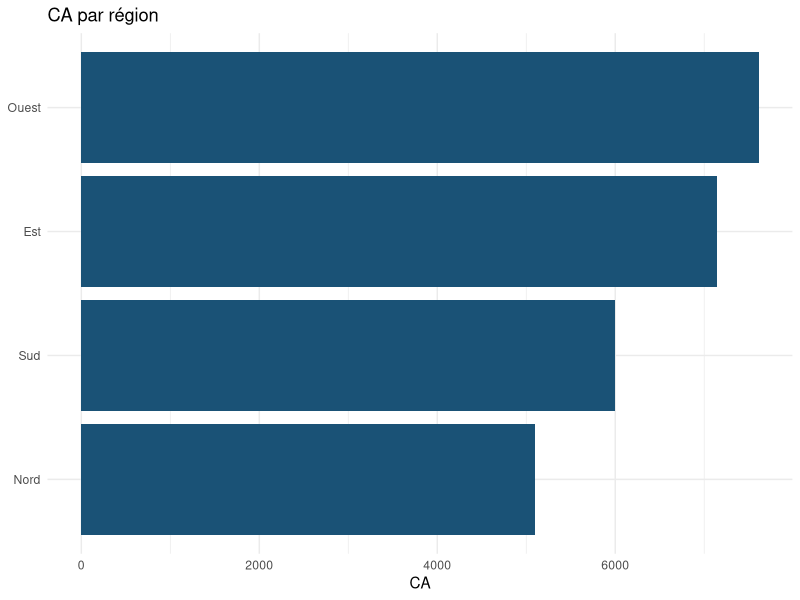
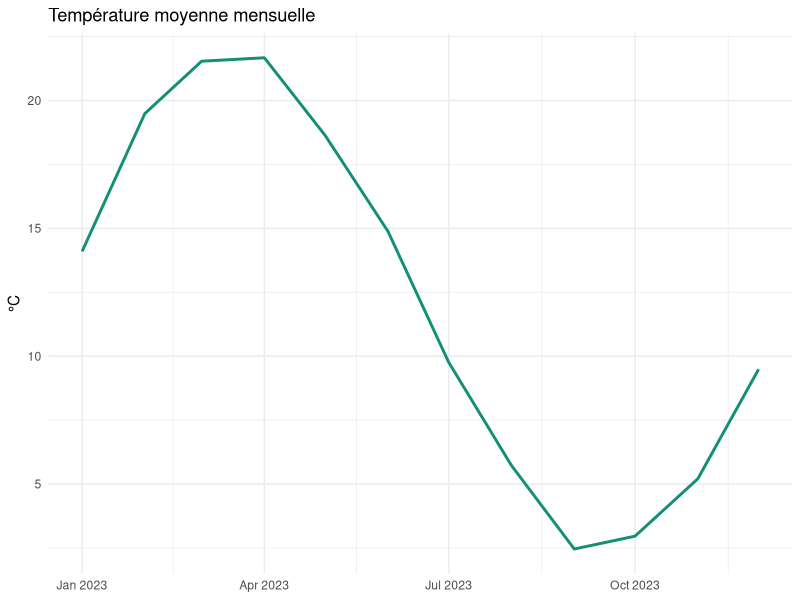
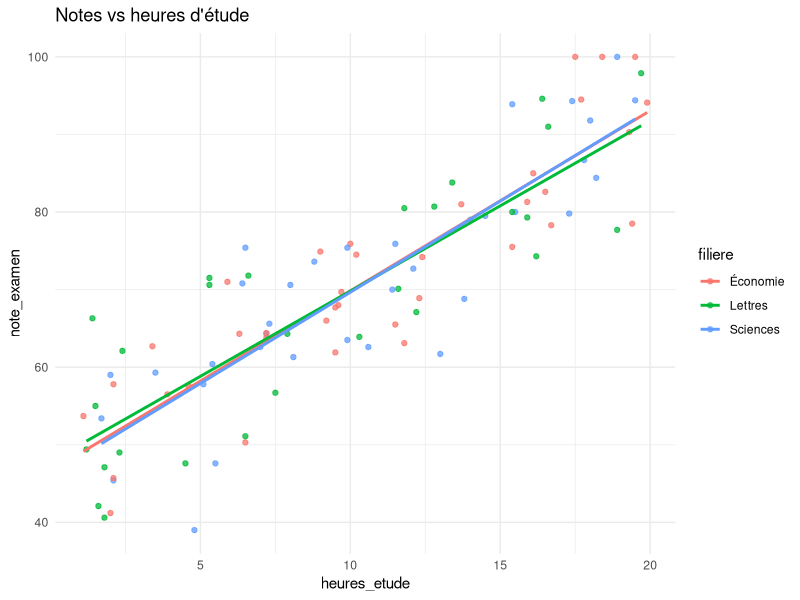
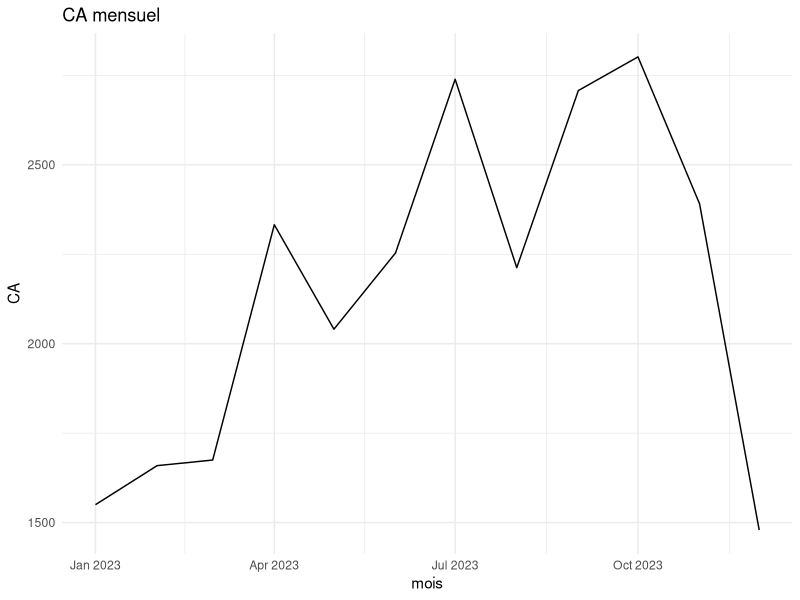

Generate these figures, in order, with R:
## ---- chunk 1
library(tidyverse)

ventes <- read_csv("data/ventes.csv", show_col_types = FALSE)
cat("Doublons :", sum(duplicated(ventes)), "\n")
cat("NA region :", sum(is.na(ventes$region)), "\n")

ventes_c <- ventes |>
  distinct() |>
  filter(!is.na(region), !is.na(quantite))

ca_region <- ventes_c |>
  group_by(region) |>
  summarise(ca = sum(montant), n = n(), .groups = "drop") |>
  arrange(desc(ca))
ca_region

ggplot(ca_region, aes(reorder(region, ca), ca)) +
  geom_col(fill = "#1a5276") +
  coord_flip() +
  labs(title = "CA par région", x = NULL, y = "CA") +
  theme_minimal()
## ---- chunk 2
demo <- read_csv("data/demographie.csv", show_col_types = FALSE)

# Aberrants évidents
demo |> filter(age > 100 | revenu_mensuel > 20000)

demo_c <- demo |>
  filter(age >= 18, age <= 100, revenu_mensuel < 20000)

demo_c |>
  group_by(ville, sexe) |>
  summarise(
    n = n(),
    age_moy = mean(age),
    revenu_med = median(revenu_mensuel),
    .groups = "drop"
  ) |>
  head(10)

demo_c |>
  count(sexe, niveau_etudes) |>
  pivot_wider(names_from = sexe, values_from = n, values_fill = 0)
## ---- chunk 3
meteo <- read_csv("data/meteo.csv", show_col_types = FALSE) |>
  mutate(date = as.Date(date), mois = floor_date(date, "month"))

mensuel <- meteo |>
  group_by(mois) |>
  summarise(
    temp = mean(temperature_c),
    pluie = sum(precipitations_mm),
    .groups = "drop"
  )

ggplot(mensuel, aes(mois, temp)) +
  geom_line(color = "#148f77", linewidth = 1) +
  labs(title = "Température moyenne mensuelle", x = NULL, y = "°C") +
  theme_minimal()

cor(meteo$temperature_c, meteo$humidite_pct)
## ---- chunk 4
library(broom)
etudes <- read_csv("data/etudes_notes.csv", show_col_types = FALSE)

mod <- lm(note_examen ~ heures_etude + filiere, data = etudes)
tidy(mod)
glance(mod) |> select(r.squared, adj.r.squared, sigma)

ggplot(etudes, aes(heures_etude, note_examen, color = filiere)) +
  geom_point(alpha = 0.75) +
  geom_smooth(method = "lm", se = FALSE) +
  labs(title = "Notes vs heures d'étude") +
  theme_minimal()
## ---- chunk 5
# 1–2. Préparation
ventes_final <- read_csv("data/ventes.csv", show_col_types = FALSE) |>
  distinct() |>
  filter(!is.na(region), !is.na(quantite), montant > 0) |>
  mutate(date = as.Date(date), mois = floor_date(date, "month"))

# 3. Descriptif
ventes_final |>
  summarise(n = n(), ca = sum(montant), moy = mean(montant))

# 4. Graphique
ventes_final |>
  count(mois, wt = montant) |>
  ggplot(aes(mois, n)) +
  geom_line() +
  labs(title = "CA mensuel", y = "CA") +
  theme_minimal()

# 5. Association quantité / montant
cor(ventes_final$quantite, ventes_final$montant)
